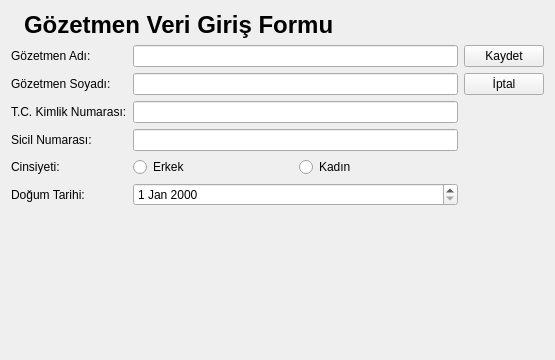
<?xml version="1.0" encoding="UTF-8"?>
<ui version="4.0">
 <class>GozetmenVeriGirisFormu</class>
 <widget class="QWidget" name="GozetmenVeriGirisFormu">
  <property name="geometry">
   <rect>
    <x>0</x>
    <y>0</y>
    <width>555</width>
    <height>360</height>
   </rect>
  </property>
  <property name="windowTitle">
   <string>Form</string>
  </property>
  <layout class="QGridLayout" name="gridLayout_6">
   <item row="1" column="0">
    <layout class="QGridLayout" name="gridLayout_5">
     <item row="0" column="0">
      <layout class="QGridLayout" name="gridLayout_4">
       <item row="0" column="0">
        <widget class="QLabel" name="lblAdi">
         <property name="text">
          <string>Gözetmen Adı:</string>
         </property>
        </widget>
       </item>
       <item row="0" column="1">
        <widget class="QLineEdit" name="leAdi"/>
       </item>
       <item row="1" column="0">
        <widget class="QLabel" name="lblSoyadi">
         <property name="text">
          <string>Gözetmen Soyadı:</string>
         </property>
        </widget>
       </item>
       <item row="1" column="1">
        <widget class="QLineEdit" name="leSoyadi"/>
       </item>
       <item row="2" column="0">
        <widget class="QLabel" name="lblTCKimlikNo">
         <property name="text">
          <string>T.C. Kimlik Numarası:</string>
         </property>
        </widget>
       </item>
       <item row="2" column="1">
        <widget class="QLineEdit" name="leTCKimlikNo"/>
       </item>
       <item row="3" column="0">
        <widget class="QLabel" name="lblSicilNo">
         <property name="text">
          <string>Sicil Numarası:</string>
         </property>
        </widget>
       </item>
       <item row="3" column="1">
        <widget class="QLineEdit" name="leSicilNo"/>
       </item>
       <item row="4" column="0">
        <widget class="QLabel" name="lblCinsiyeti">
         <property name="text">
          <string>Cinsiyeti:</string>
         </property>
        </widget>
       </item>
       <item row="4" column="1">
        <layout class="QGridLayout" name="gridLayout_2">
         <item row="0" column="0">
          <widget class="QRadioButton" name="rbErkek">
           <property name="text">
            <string>Erkek</string>
           </property>
          </widget>
         </item>
         <item row="0" column="1">
          <widget class="QRadioButton" name="rbKadin">
           <property name="text">
            <string>Kadın</string>
           </property>
          </widget>
         </item>
        </layout>
       </item>
       <item row="5" column="0">
        <widget class="QLabel" name="lblDogumTarihi">
         <property name="text">
          <string>Doğum Tarihi:</string>
         </property>
        </widget>
       </item>
       <item row="5" column="1">
        <widget class="QDateEdit" name="deDogumTarihi"/>
       </item>
      </layout>
     </item>
     <item row="0" column="1">
      <layout class="QGridLayout" name="gridLayout_3">
       <item row="0" column="0">
        <widget class="QPushButton" name="pbKaydet">
         <property name="text">
          <string>Kaydet</string>
         </property>
         <property name="icon">
          <iconset resource="../../Kaynaklar.qrc">
           <normaloff>:/Resimler/Resimler/kaydet.png</normaloff>:/Resimler/Resimler/kaydet.png</iconset>
         </property>
        </widget>
       </item>
       <item row="1" column="0">
        <widget class="QPushButton" name="pbIptal">
         <property name="text">
          <string>İptal</string>
         </property>
         <property name="icon">
          <iconset resource="../../Kaynaklar.qrc">
           <normaloff>:/Resimler/Resimler/iptal.png</normaloff>:/Resimler/Resimler/iptal.png</iconset>
         </property>
        </widget>
       </item>
       <item row="2" column="0">
        <spacer name="verticalSpacer">
         <property name="orientation">
          <enum>Qt::Vertical</enum>
         </property>
         <property name="sizeHint" stdset="0">
          <size>
           <width>20</width>
           <height>40</height>
          </size>
         </property>
        </spacer>
       </item>
      </layout>
     </item>
    </layout>
   </item>
   <item row="0" column="0">
    <layout class="QGridLayout" name="gridLayout">
     <item row="0" column="1">
      <widget class="QLabel" name="lblBaslik">
       <property name="font">
        <font>
         <pointsize>18</pointsize>
         <bold>true</bold>
        </font>
       </property>
       <property name="text">
        <string>Gözetmen Veri Giriş Formu</string>
       </property>
      </widget>
     </item>
     <item row="0" column="0">
      <widget class="QLabel" name="lblSimge">
       <property name="text">
        <string/>
       </property>
       <property name="pixmap">
        <pixmap resource="../../Kaynaklar.qrc">:/Resimler/Resimler/gozetmen.png</pixmap>
       </property>
      </widget>
     </item>
     <item row="0" column="2">
      <spacer name="horizontalSpacer">
       <property name="orientation">
        <enum>Qt::Horizontal</enum>
       </property>
       <property name="sizeHint" stdset="0">
        <size>
         <width>40</width>
         <height>20</height>
        </size>
       </property>
      </spacer>
     </item>
    </layout>
   </item>
   <item row="2" column="0">
    <spacer name="verticalSpacer_2">
     <property name="orientation">
      <enum>Qt::Vertical</enum>
     </property>
     <property name="sizeHint" stdset="0">
      <size>
       <width>20</width>
       <height>40</height>
      </size>
     </property>
    </spacer>
   </item>
  </layout>
 </widget>
 <resources>
  <include location="../../Kaynaklar.qrc"/>
 </resources>
 <connections>
  <connection>
   <sender>pbIptal</sender>
   <signal>clicked()</signal>
   <receiver>GozetmenVeriGirisFormu</receiver>
   <slot>close()</slot>
   <hints>
    <hint type="sourcelabel">
     <x>503</x>
     <y>107</y>
    </hint>
    <hint type="destinationlabel">
     <x>546</x>
     <y>306</y>
    </hint>
   </hints>
  </connection>
 </connections>
</ui>
